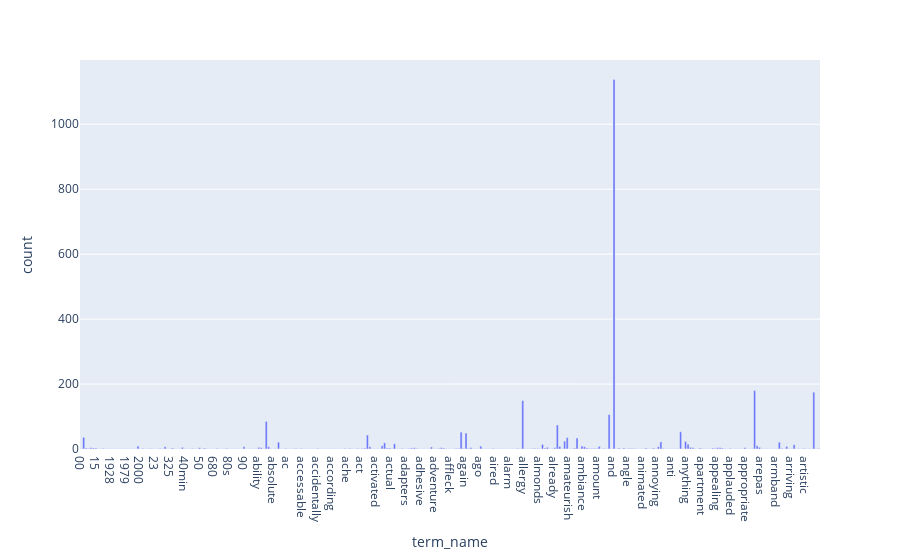

This figure's notebook cell:
### Markdown cell above
### >>> **Exercise 13 (take home):**
If you want a nicer interactive visualization here, I would encourage you try to install and use plotly to achieve this.

### Code cell
# Answer here
term_frequencies = np.asarray(X_counts.sum(axis=0))[0]
dict_df = {'term_name': count_vect.get_feature_names_out()[:300], 'count': term_frequencies[:300]}
dateframe = pd.DataFrame(data=dict_df)

fig = px.bar(dateframe, x='term_name', y='count')
fig.show()

### Figure 1 — Plotly figure (JSON) as saved in the notebook; plotly's stock layout.template omitted (floating-point values rounded to 4 significant figures; data arrays with more than 128 entries replaced by an {"elided": "..."} marker saying what was removed)
{"data": [{"alignmentgroup": "True", "hovertemplate": "term_name=%{x}<br>count=%{y}<extra></extra>", "legendgroup": "", "marker": {"color": "#636efa", "pattern": {"shape": ""}}, "name": "", "offsetgroup": "", "orientation": "v", "showlegend": false, "textposition": "auto", "type": "bar", "x": {"elided": "300 str values"}, "xaxis": "x", "y": {"elided": "300 int values"}, "yaxis": "y"}], "layout": {"barmode": "relative", "legend": {"tracegroupgap": 0}, "margin": {"t": 60}, "xaxis": {"anchor": "y", "domain": [0, 1], "title": {"text": "term_name"}}, "yaxis": {"anchor": "x", "domain": [0, 1], "title": {"text": "count"}}}}
